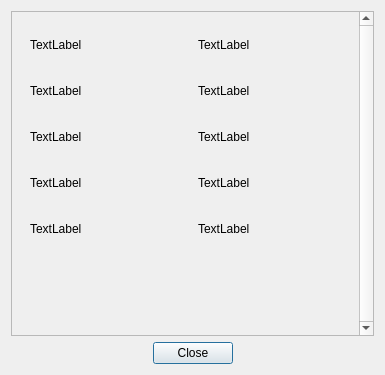
<?xml version="1.0" encoding="UTF-8"?>
<ui version="4.0">
 <class>camera_info</class>
 <widget class="QDialog" name="camera_info">
  <property name="geometry">
   <rect>
    <x>0</x>
    <y>0</y>
    <width>385</width>
    <height>375</height>
   </rect>
  </property>
  <property name="windowTitle">
   <string>About Camera</string>
  </property>
  <layout class="QVBoxLayout" name="verticalLayout">
   <item>
    <widget class="QScrollArea" name="info_scroll_area">
     <property name="verticalScrollBarPolicy">
      <enum>Qt::ScrollBarPolicy::ScrollBarAlwaysOn</enum>
     </property>
     <property name="horizontalScrollBarPolicy">
      <enum>Qt::ScrollBarPolicy::ScrollBarAlwaysOff</enum>
     </property>
     <property name="sizeAdjustPolicy">
      <enum>QAbstractScrollArea::SizeAdjustPolicy::AdjustIgnored</enum>
     </property>
     <property name="widgetResizable">
      <bool>false</bool>
     </property>
     <widget class="QWidget" name="info_scroll_content">
      <property name="geometry">
       <rect>
        <x>0</x>
        <y>0</y>
        <width>366</width>
        <height>250</height>
       </rect>
      </property>
      <property name="sizePolicy">
       <sizepolicy hsizetype="Preferred" vsizetype="Minimum">
        <horstretch>0</horstretch>
        <verstretch>0</verstretch>
       </sizepolicy>
      </property>
      <layout class="QVBoxLayout" name="verticalLayout_2">
       <item>
        <widget class="QWidget" name="widget_2" native="true">
         <property name="sizePolicy">
          <sizepolicy hsizetype="Preferred" vsizetype="Maximum">
           <horstretch>0</horstretch>
           <verstretch>0</verstretch>
          </sizepolicy>
         </property>
         <layout class="QHBoxLayout" name="horizontalLayout_5">
          <item>
           <widget class="QLabel" name="label_7">
            <property name="text">
             <string>TextLabel</string>
            </property>
           </widget>
          </item>
          <item>
           <widget class="QLabel" name="label_8">
            <property name="text">
             <string>TextLabel</string>
            </property>
           </widget>
          </item>
         </layout>
        </widget>
       </item>
       <item>
        <widget class="QWidget" name="widget_3" native="true">
         <property name="sizePolicy">
          <sizepolicy hsizetype="Preferred" vsizetype="Maximum">
           <horstretch>0</horstretch>
           <verstretch>0</verstretch>
          </sizepolicy>
         </property>
         <layout class="QHBoxLayout" name="horizontalLayout_6">
          <item>
           <widget class="QLabel" name="label_9">
            <property name="text">
             <string>TextLabel</string>
            </property>
           </widget>
          </item>
          <item>
           <widget class="QLabel" name="label_10">
            <property name="text">
             <string>TextLabel</string>
            </property>
           </widget>
          </item>
         </layout>
        </widget>
       </item>
       <item>
        <widget class="QWidget" name="widget_4" native="true">
         <property name="sizePolicy">
          <sizepolicy hsizetype="Preferred" vsizetype="Maximum">
           <horstretch>0</horstretch>
           <verstretch>0</verstretch>
          </sizepolicy>
         </property>
         <layout class="QHBoxLayout" name="horizontalLayout_7">
          <item>
           <widget class="QLabel" name="label_11">
            <property name="text">
             <string>TextLabel</string>
            </property>
           </widget>
          </item>
          <item>
           <widget class="QLabel" name="label_12">
            <property name="text">
             <string>TextLabel</string>
            </property>
           </widget>
          </item>
         </layout>
        </widget>
       </item>
       <item>
        <widget class="QWidget" name="widget_5" native="true">
         <property name="sizePolicy">
          <sizepolicy hsizetype="Preferred" vsizetype="Maximum">
           <horstretch>0</horstretch>
           <verstretch>0</verstretch>
          </sizepolicy>
         </property>
         <layout class="QHBoxLayout" name="horizontalLayout_8">
          <item>
           <widget class="QLabel" name="label_13">
            <property name="text">
             <string>TextLabel</string>
            </property>
           </widget>
          </item>
          <item>
           <widget class="QLabel" name="label_14">
            <property name="text">
             <string>TextLabel</string>
            </property>
           </widget>
          </item>
         </layout>
        </widget>
       </item>
       <item>
        <widget class="QWidget" name="widget" native="true">
         <property name="sizePolicy">
          <sizepolicy hsizetype="Preferred" vsizetype="Maximum">
           <horstretch>0</horstretch>
           <verstretch>0</verstretch>
          </sizepolicy>
         </property>
         <layout class="QHBoxLayout" name="horizontalLayout_2">
          <item>
           <widget class="QLabel" name="label_2">
            <property name="text">
             <string>TextLabel</string>
            </property>
           </widget>
          </item>
          <item>
           <widget class="QLabel" name="label">
            <property name="text">
             <string>TextLabel</string>
            </property>
           </widget>
          </item>
         </layout>
        </widget>
       </item>
      </layout>
     </widget>
    </widget>
   </item>
   <item>
    <widget class="QDialogButtonBox" name="close">
     <property name="orientation">
      <enum>Qt::Orientation::Horizontal</enum>
     </property>
     <property name="standardButtons">
      <set>QDialogButtonBox::StandardButton::Close</set>
     </property>
     <property name="centerButtons">
      <bool>true</bool>
     </property>
    </widget>
   </item>
  </layout>
 </widget>
 <resources/>
 <connections>
  <connection>
   <sender>close</sender>
   <signal>accepted()</signal>
   <receiver>camera_info</receiver>
   <slot>accept()</slot>
   <hints>
    <hint type="sourcelabel">
     <x>248</x>
     <y>254</y>
    </hint>
    <hint type="destinationlabel">
     <x>157</x>
     <y>274</y>
    </hint>
   </hints>
  </connection>
  <connection>
   <sender>close</sender>
   <signal>rejected()</signal>
   <receiver>camera_info</receiver>
   <slot>reject()</slot>
   <hints>
    <hint type="sourcelabel">
     <x>316</x>
     <y>260</y>
    </hint>
    <hint type="destinationlabel">
     <x>286</x>
     <y>274</y>
    </hint>
   </hints>
  </connection>
 </connections>
</ui>
